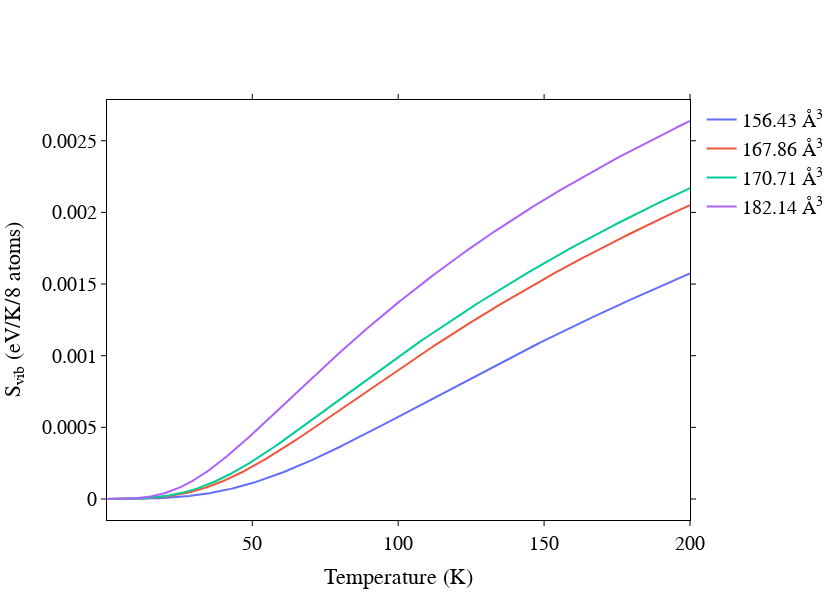
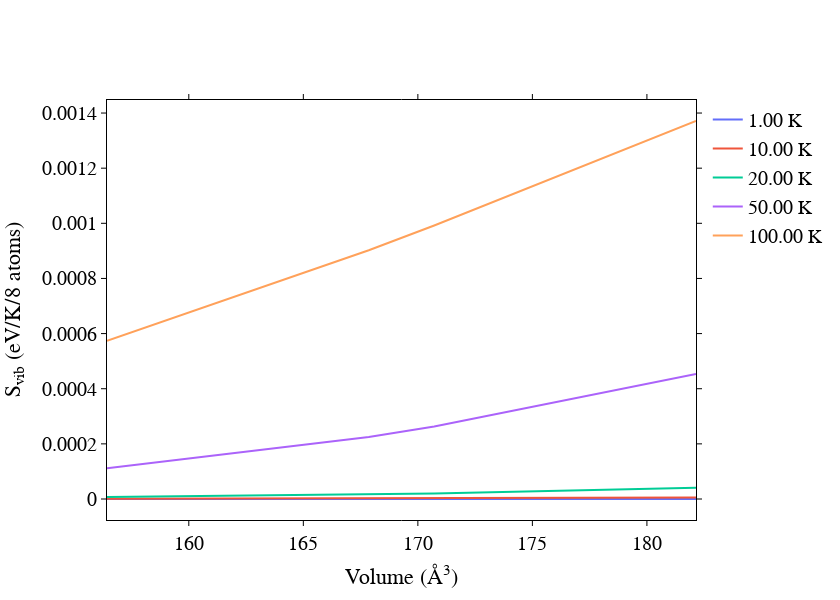

Notebook code for these charts, in order:
### Code cell
s_t_fig.show()
s_v_fig.show()

### Figure 1 — Plotly figure (JSON) as saved in the notebook; plotly's stock layout.template omitted (floating-point values rounded to 4 significant figures; data arrays with more than 128 entries replaced by an {"elided": "..."} marker saying what was removed)
{"data": [{"mode": "lines", "name": "156.43 Å<sup>3</sup>", "type": "scatter", "x": {"elided": "1000 float values"}, "y": {"elided": "1000 float values"}}, {"mode": "lines", "name": "167.86 Å<sup>3</sup>", "type": "scatter", "x": {"elided": "1000 float values"}, "y": {"elided": "1000 float values"}}, {"mode": "lines", "name": "170.71 Å<sup>3</sup>", "type": "scatter", "x": {"elided": "1000 float values"}, "y": {"elided": "1000 float values"}}, {"mode": "lines", "name": "182.14 Å<sup>3</sup>", "type": "scatter", "x": {"elided": "1000 float values"}, "y": {"elided": "1000 float values"}}], "layout": {"font": {"family": "Devaju Sans"}, "height": 600, "legend": {"font": {"color": "black", "size": 20}}, "plot_bgcolor": "white", "width": 840, "xaxis": {"linecolor": "black", "linewidth": 1, "mirror": "allticks", "showgrid": false, "showline": true, "tickcolor": "black", "tickfont": {"color": "rgb(0,0,0)", "size": 20}, "ticks": "outside", "tickwidth": 1, "title": {"font": {"color": "rgb(0,0,0)", "size": 22}, "text": "Temperature (K)"}}, "yaxis": {"linecolor": "black", "linewidth": 1, "mirror": "allticks", "showgrid": false, "showline": true, "tickcolor": "black", "tickfont": {"color": "rgb(0,0,0)", "size": 20}, "ticks": "outside", "tickwidth": 1, "title": {"font": {"color": "rgb(0,0,0)", "size": 22}, "text": "S<sub>vib</sub> (eV/K/8 atoms)"}}}}

### Figure 2 — Plotly figure (JSON) as saved in the notebook; plotly's stock layout.template omitted (floating-point values rounded to 4 significant figures)
{"data": [{"mode": "lines", "name": "1.00 K", "type": "scatter", "x": [156.4, 167.9, 170.7, 182.1], "y": [9.261e-10, 2.055e-09, 2.487e-09, 5.173e-09]}, {"mode": "lines", "name": "10.00 K", "type": "scatter", "x": [156.4, 167.9, 170.7, 182.1], "y": [9.261e-07, 2.055e-06, 2.487e-06, 5.173e-06]}, {"mode": "lines", "name": "20.00 K", "type": "scatter", "x": [156.4, 167.9, 170.7, 182.1], "y": [7.408e-06, 1.644e-05, 1.989e-05, 4.122e-05]}, {"mode": "lines", "name": "50.00 K", "type": "scatter", "x": [156.4, 167.9, 170.7, 182.1], "y": [0.0001113, 0.000225, 0.000263, 0.0004536]}, {"mode": "lines", "name": "100.00 K", "type": "scatter", "x": [156.4, 167.9, 170.7, 182.1], "y": [0.0005741, 0.0009024, 0.0009923, 0.001371]}], "layout": {"font": {"family": "Devaju Sans"}, "height": 600, "legend": {"font": {"color": "black", "size": 20}}, "plot_bgcolor": "white", "width": 840, "xaxis": {"linecolor": "black", "linewidth": 1, "mirror": "allticks", "showgrid": false, "showline": true, "tickcolor": "black", "tickfont": {"color": "rgb(0,0,0)", "size": 20}, "ticks": "outside", "tickwidth": 1, "title": {"font": {"color": "rgb(0,0,0)", "size": 22}, "text": "Volume (Å<sup>3</sup>)"}}, "yaxis": {"linecolor": "black", "linewidth": 1, "mirror": "allticks", "showgrid": false, "showline": true, "tickcolor": "black", "tickfont": {"color": "rgb(0,0,0)", "size": 20}, "ticks": "outside", "tickwidth": 1, "title": {"font": {"color": "rgb(0,0,0)", "size": 22}, "text": "S<sub>vib</sub> (eV/K/8 atoms)"}}}}
